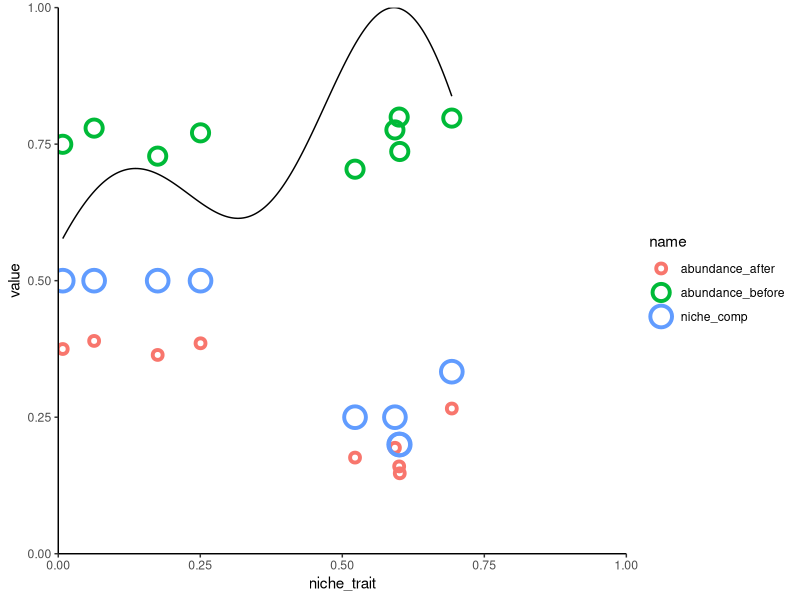

This figure's R source:
# set session ####
library(tidyverse)

# set conditions ####
no_spp           <- 9             # number of species
niche_trait      <- runif(no_spp) # generate random traits
niche_width      <- 0.1           # competitive range
abundance_before <- runif(no_spp, min=0.7,max=0.8) # generate random initial abundances

# competition function ####
niche_comp    <- c() # nice vector house to put the competitive penalties in

for(i in 1:length(niche_trait)){
  sp_i        <- niche_trait[i] # niche trait of the species
  comp_range  <- c(sp_i-niche_width,sp_i+niche_width) # find the range of competition
  spp_comp    <- subset(niche_trait, niche_trait>comp_range[1] & niche_trait<comp_range[2]) # filter out non-competing species
  comp_i      <- (1/length(spp_comp)) # competitive penalty is the reciprocal of the number of competing species
  niche_comp  <- c(niche_comp,comp_i) # store penalty in the penalty vector
}

# calculate abundance ####
abundance_after  <- abundance_before*niche_comp

# plot ####
data <- data.frame(niche_trait,
                   niche_comp,
                   abundance_before,
                   abundance_after)

data_plot <- pivot_longer(data = data,
                          cols = (c(niche_comp,
                                    abundance_before,
                                    abundance_after)))

ggplot(data_plot) +
  geom_point(aes(x=niche_trait, y=value, size = name, colour = name), shape = 21, stroke = 2) +
  geom_density(data = data, aes(x=niche_trait, y=..scaled..)) +
  coord_cartesian(expand = FALSE,
                  xlim = c(0, 1), ylim = c(0, 1)) +
  theme_classic()

